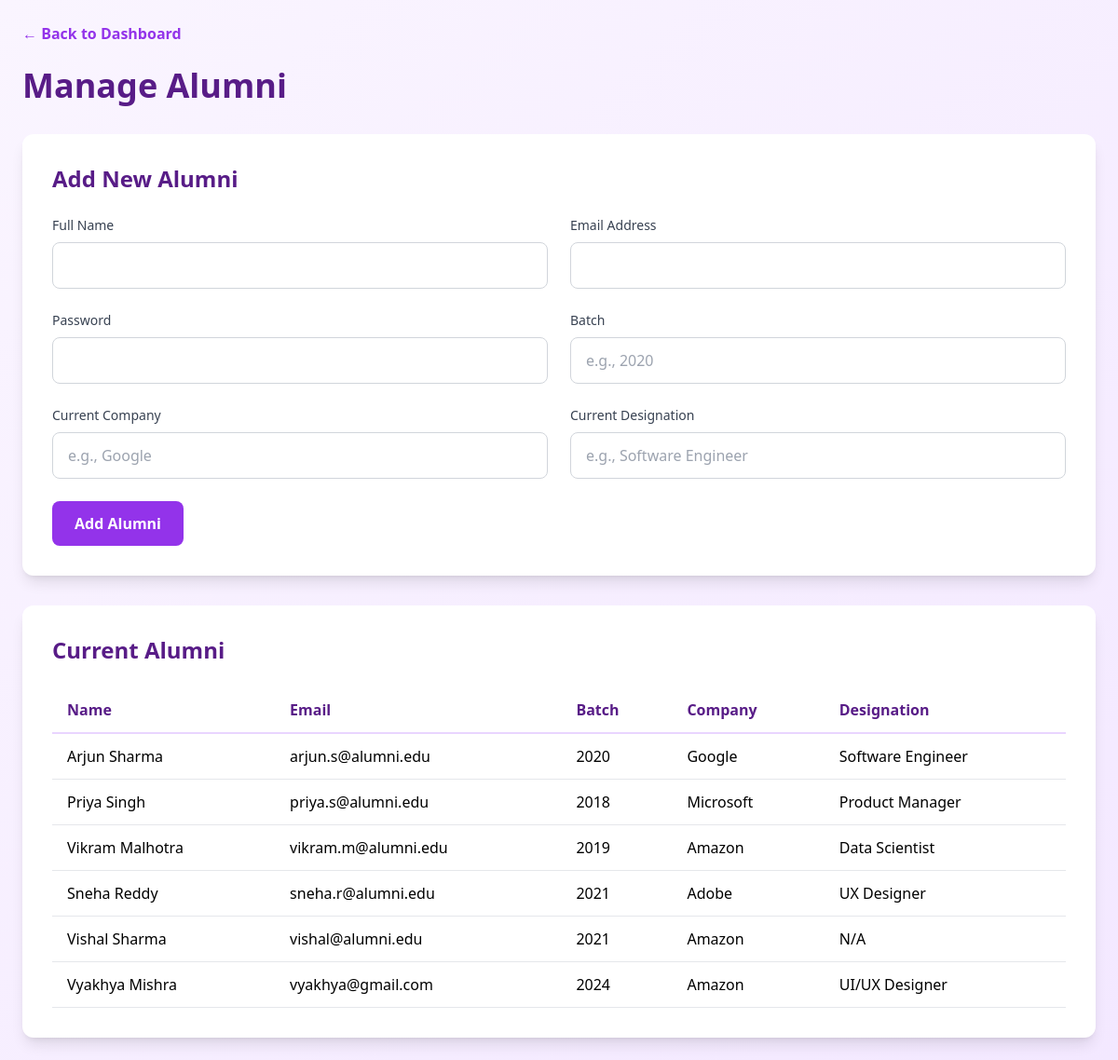
The app's page /admin/manage/alumni (signed in) with its own data.
### models.py (models this page shows, shortened)
class Alumni(db.Model):
    id = db.Column(db.Integer, primary_key=True)
    name = db.Column(db.String(100), nullable=False)
    batch = db.Column(db.String(20))
    current_designation = db.Column(db.String(100))
    company = db.Column(db.String(100))
    linkedin_profile = db.Column(db.String(255))
    email = db.Column(db.String(100), unique=True)
    password_hash = db.Column(db.String(255))
    login_status = db.Column(db.Boolean, default=False)
    session_token = db.Column(db.String(100))
    about = db.Column(db.Text)
    work_experience = db.Column(db.Text)
    education = db.Column(db.Text)
    projects = db.Column(db.Text)
    achievements = db.Column(db.Text)
    accepts_contact_requests = db.Column(db.Boolean, default=True)

### app.py (the view, shortened to what this page needs)
@app.route('/admin/manage/alumni', methods=['GET', 'POST'])
@admin_required
def manage_alumni():
    alumni_list = Alumni.query.all()
    return render_template('admin/manage-alumni.html', alumni_list=alumni_list)

### templates/admin/manage-alumni.html (shortened to what this page needs)
<!DOCTYPE html>
<html lang="en">
<head>
    <script src="https://cdn.tailwindcss.com"></script>
    <link rel="stylesheet" href="{{ url_for('static', filename='css/style.css') }}">
</head>
<body class="bg-gradient-to-br from-purple-50 to-purple-100">
    <div class="min-h-screen p-6">
        <div class="max-w-7xl mx-auto">
            <div class="mb-6">
                <a href="{{ url_for('admin_dashboard') }}" class="text-purple-600 hover:text-purple-800 font-semibold">← Back to Dashboard</a>
            </div>
            <h1 class="text-4xl font-bold text-purple-900 mb-8">Manage Alumni</h1>
            <div class="bg-white rounded-xl p-8 shadow-lg mb-8">
                <h2 class="text-2xl font-bold text-purple-900 mb-6">Add New Alumni</h2>
                <form method="POST" class="grid grid-cols-1 md:grid-cols-2 gap-6">
                    <div>
                        <label class="block text-sm font-medium text-gray-700 mb-2">Full Name</label>
                        <input type="text" name="name" required class="w-full px-4 py-3 rounded-lg border border-gray-300 focus:ring-2 focus:ring-purple-600 focus:border-purple-600">
                    </div>
                    <div>
                        <label class="block text-sm font-medium text-gray-700 mb-2">Email Address</label>
                        <input type="email" name="email" required class="w-full px-4 py-3 rounded-lg border border-gray-300 focus:ring-2 focus:ring-purple-600 focus:border-purple-600">
                    </div>
                    <div>
                        <label class="block text-sm font-medium text-gray-700 mb-2">Password</label>
                        <input type="password" name="password" required class="w-full px-4 py-3 rounded-lg border border-gray-300 focus:ring-2 focus:ring-purple-600 focus:border-purple-600">
                    </div>
                    <div>
                        <label class="block text-sm font-medium text-gray-700 mb-2">Batch</label>
                        <input type="text" name="batch" placeholder="e.g., 2020" class="w-full px-4 py-3 rounded-lg border border-gray-300 focus:ring-2 focus:ring-purple-600 focus:border-purple-600">
                    </div>
                    <div>
                        <label class="block text-sm font-medium text-gray-700 mb-2">Current Company</label>
                        <input type="text" name="company" placeholder="e.g., Google" class="w-full px-4 py-3 rounded-lg border border-gray-300 focus:ring-2 focus:ring-purple-600 focus:border-purple-600">
                    </div>
                    <div>
                        <label class="block text-sm font-medium text-gray-700 mb-2">Current Designation</label>
                        <input type="text" name="designation" placeholder="e.g., Software Engineer" class="w-full px-4 py-3 rounded-lg border border-gray-300 focus:ring-2 focus:ring-purple-600 focus:border-purple-600">
                    </div>
                    <div class="md:col-span-2">
                        <button type="submit" class="bg-purple-600 text-white px-6 py-3 rounded-lg font-semibold hover:bg-purple-700 transition">
                            Add Alumni
                        </button>
                    </div>
                </form>
            </div>
            <div class="bg-white rounded-xl p-8 shadow-lg">
                <h2 class="text-2xl font-bold text-purple-900 mb-6">Current Alumni</h2>
                <div class="overflow-x-auto">
                    <table class="w-full">
                        <thead>
                            <tr class="border-b-2 border-purple-200">
                                <th class="text-left py-3 px-4 text-purple-900">Name</th>
                                <th class="text-left py-3 px-4 text-purple-900">Email</th>
                                <th class="text-left py-3 px-4 text-purple-900">Batch</th>
                                <th class="text-left py-3 px-4 text-purple-900">Company</th>
                                <th class="text-left py-3 px-4 text-purple-900">Designation</th>
                            </tr>
                        </thead>
                        <tbody>
                            {% for alumni in alumni_list %}
                            <tr class="border-b border-gray-200 hover:bg-purple-50">
                                <td class="py-3 px-4">{{ alumni.name }}</td>
                                <td class="py-3 px-4">{{ alumni.email }}</td>
                                <td class="py-3 px-4">{{ alumni.batch or 'N/A' }}</td>
                                <td class="py-3 px-4">{{ alumni.company or 'N/A' }}</td>
                                <td class="py-3 px-4">{{ alumni.current_designation or 'N/A' }}</td>
                            </tr>
                            {% endfor %}
                        </tbody>
                    </table>
                </div>
            </div>
        </div>
    </div>
</body>
</html>

### static/css/style.css (style rules this page uses)
:root { --primary-purple: #7c3aed; --primary-purple-dark: #6d28d9; --primary-purple-light: #a78bfa; --secondary-purple: #8b5cf6; --accent-purple: #c4b5fd; --gradient-primary: linear-gradient(135deg, #7c3aed 0%, #6d28d9 100%); --gradient-secondary: linear-gradient(135deg, #8b5cf6 0%, #7c3aed 100%); --gradient-accent: linear-gradient(135deg, #a78bfa 0%, #c4b5fd 100%); --gradient-success: linear-gradient(135deg, #10b981 0%, #059669 100%); --gradient-warning: linear-gradient(135deg, #f59e0b 0%, #d97706 100%); --gradient-dark: linear-gradient(135deg, #1e1b4b 0%, #312e81 100%); }

### records on screen
Alumni: name "Arjun Sharma", email "arjun.s@alumni.edu", batch "2020", company "Google", current_designation "Software Engineer"
Alumni: name "Priya Singh", email "priya.s@alumni.edu", batch "2018", company "Microsoft", current_designation "Product Manager"
Alumni: name "Vikram Malhotra", email "vikram.m@alumni.edu", batch "2019", company "Amazon", current_designation "Data Scientist"
Alumni: name "Sneha Reddy", email "sneha.r@alumni.edu", batch "2021", company "Adobe", current_designation "UX Designer"
Alumni: name "Vishal Sharma", email "vishal@alumni.edu", batch "2021", company "Amazon", current_designation "N/A"
Alumni: name "Vyakhya Mishra", email "vyakhya@gmail.com", batch "2024", company "Amazon", current_designation "UI/UX Designer"
